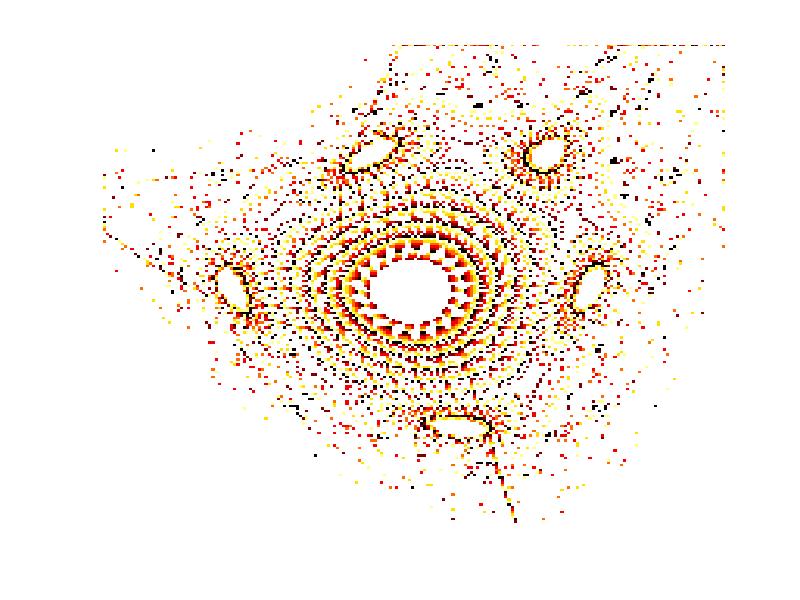

The MATLAB script that drew this image:
% fractal_.m plots a Fractal image in Figure D.6 
% by Henon's model.  See also Color plates.
% Copyright S. Nakamura, 1995
close
set(gcf, 'NumberTitle','off','Name', 'Figure D.6: fractal_;  L_d5  ')

clf,clear, W=ones(201,201)*64; colormap(hot)
hold on
L=1;
for y=0.1:0.01:1
  L=L+10;
  for x=.1;0.01; 1.2 ;
    L=L+1; if L>64 L=1; end
    a=0.24; b=0.9708; alph=76.1135;
    for n=1:100
      xb=x;yb=y;
      x=a*xb-b*(yb-xb^2);
      y=b*xb + a*(yb-xb^2);
      if abs(x)>10 | abs(y)>10 break;end
      nx = fix((real(x)+1)* 100);
      ny = fix((real(y)+1)* 100);
      if nx<1 nx=1;end; if nx>200 nx = 200;end
      if ny<1 ny=1;end; if ny>200 ny=200; end
      W(nx,ny) = L;
    end
  end
end
image(W); axis([1,200,1,200]); axis('off'); hold off
